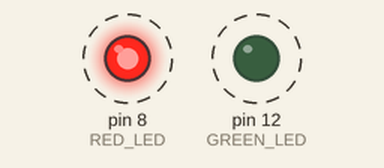
A sketch run on a simulated Arduino Uno, built with avr-gcc and run on an emulated ATmega328P. Parts: output pins drawn as LEDs (lit = HIGH). Dashed ring = blinking.

Above: at 0.5 s.
Timing chart, 0 to 4.6 s (numbered marks = the images above):
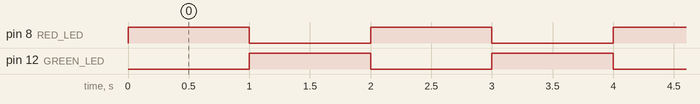

Measured:
- by itself, pin 8 (RED_LED), pin 12 (GREEN_LED): alternates HIGH for 1.0 s and LOW for 1.0 s

The sketch:

test_light_glow.ino
```cpp
const int RED_LED = 8;
const int GREEN_LED = 12;

void setup() {

  pinMode(RED_LED, OUTPUT);
  pinMode(GREEN_LED, OUTPUT);

}

void loop() {

  digitalWrite(RED_LED, HIGH);
  digitalWrite(GREEN_LED, LOW);

  delay(1000);

  digitalWrite(RED_LED, LOW);
  digitalWrite(GREEN_LED, HIGH);

  delay(1000);

}
```
